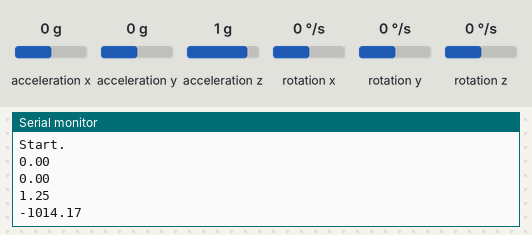
The sketch below on a simulated Arduino Uno, built with avr-gcc and run on an emulated ATmega328P. On the bench: the last lines printed to the serial monitor. Wiring (inferred from the names in the program): MPU-6050 motion sensor at I2C address 0x68. The test bench sets the inputs (shaded band); at power-on: acceleration z 1 g, rotation x 0 °/s, acceleration x 0 g, acceleration y 0 g, rotation y 0 °/s, rotation z 0 °/s.

Above: at 1.2 s.
1.3 s: acceleration z set to -1.4 g
At 2.6 s:
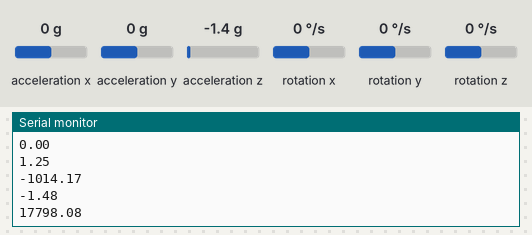
2.8 s: rotation x set to -192 °/s
At 3.3 s:
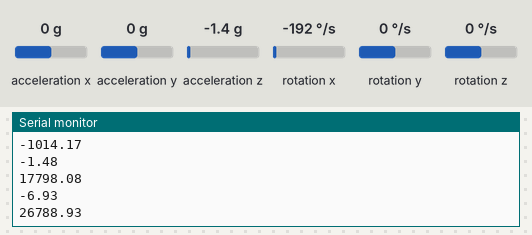
4.3 s: acceleration z set to -0.8 g
At 5.8 s:
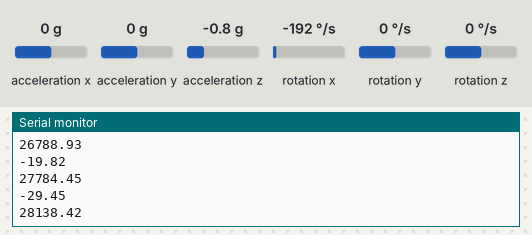
Timing chart, 0 to 7.3 s (numbered marks = the images above; inputs shaded):
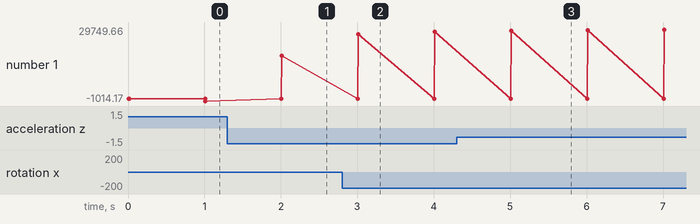

The sketch:

gy-86.ino
```cpp
#include <Wire.h>

#define CYC_INT 5
#define dt (0.001*CYC_INT)
const float g = 9.8;

const uint8_t MPU=0x68;  // I2C address of the MPU-6050
int16_t AcX,AcY,AcZ,Tmp,GyX,GyY,GyZ;

#define UTHETA 6.75038043e-7
#define UTHETAD (UTHETA/dt)
#define UGRAVITY 0.00055056179
//#define UGRAVITY 0.00086438201

// initial parameter
float th = 0.0;     // [rad]
float bi = 0.0;    // [rad/s]
float sxx = 1;    // [rad^2], initial variance of theta (about x3)
float sxy = 0;      // [rad rad/s]
float syy = 0.1;    // [(rad/s)^2], initial variance of bias
// tuning parameter
#define VAR_ACCEL 0.5 // [m/ss], std of acceleration
#define VAR_OMEGA 0.1 // [rad/s], variance of omega at 1 rad/s
float q = VAR_ACCEL*VAR_ACCEL;      // [(m/s)^2]
float alpha = VAR_OMEGA*VAR_OMEGA;  // [(rad/s)^2]
#define FORCE_NOISE 0.2 // [(m/ss)/N], 1N出すことによる加速度センサに乗るだろう標準偏差

void kalman(float o, float a, float f)
{
    // gyro
    float p_th, p_bi, p_sxx, p_syy, p_sxy;
    p_th=th, p_bi=bi, p_sxx=sxx, p_syy=syy, p_sxy=sxy;
    th = p_th + (o-p_bi)*dt;
    sxy = p_sxy - p_syy*dt;
    sxx = p_sxx + (alpha*o*o+p_syy)*dt*dt-2*p_sxy*dt;

    p_th=th, p_bi=bi, p_sxx=sxx, p_syy=syy, p_sxy=sxy;
    float k1 = g/(g*g*p_sxx+(q+FORCE_NOISE*f*f)), k2 = k1*g;
    th = p_th + k1*(a-g*sin(p_th))*p_sxx;
    bi = p_bi + k1*(a-g*sin(p_th))*p_sxy;
    sxx = p_sxx - k2*p_sxx*p_sxx;
    sxy = p_sxy - k2*p_sxx*p_sxy;
    syy = p_syy - k2*p_sxy*p_sxy;
}

// you can send only 4 character in control.
long t = 0;
void control() {
    Wire.beginTransmission(MPU);
    Wire.write(0x3B);  // starting with register 0x3B (ACCEL_XOUT_H)
    Wire.endTransmission();

    Wire.requestFrom((uint8_t)MPU,(uint8_t)14);  // request a total of 14 registers
    AcX=Wire.read()<<8|Wire.read();  // 0x3B (ACCEL_XOUT_H) & 0x3C (ACCEL_XOUT_L)
    AcY=Wire.read()<<8|Wire.read();  // 0x3D (ACCEL_YOUT_H) & 0x3E (ACCEL_YOUT_L)
    AcZ=Wire.read()<<8|Wire.read();  // 0x3F (ACCEL_ZOUT_H) & 0x40 (ACCEL_ZOUT_L)
    Tmp=Wire.read()<<8|Wire.read();  // 0x41 (TEMP_OUT_H) & 0x42 (TEMP_OUT_L)
    GyX=Wire.read()<<8|Wire.read();  // 0x43 (GYRO_XOUT_H) & 0x44 (GYRO_XOUT_L)
    GyY=Wire.read()<<8|Wire.read();  // 0x45 (GYRO_YOUT_H) & 0x46 (GYRO_YOUT_L)
    GyZ=Wire.read()<<8|Wire.read();  // 0x47 (GYRO_ZOUT_H) & 0x48 (GYRO_ZOUT_L)

    float o = GyX * UTHETAD;
    float a = AcZ * UGRAVITY;
    float f = 0;

    //if (t % 100 == 0){Serial.print(o*10000); Serial.print("\n");Serial.print(bi*10000); Serial.print("\n");}
    //if (t % 100 == 0){Serial.print(a); Serial.print("\n"); Serial.print(o*10000); Serial.print("\n");}
    if (t % 200 == 0){Serial.print(th); Serial.print("\n");Serial.print(bi*10000); Serial.print("\n");}

    //th += (o - bi)*dt;
    kalman(o, a, f);

    t++;
}

void setup(){
    Wire.begin();
    Wire.beginTransmission(MPU);
    Wire.write((uint8_t)0x6B);  // PWR_MGMT_1 register
    Wire.write((uint8_t)0);     // set to zero (wakes up the MPU-6050)
    Wire.endTransmission();
    Serial.begin(9600);
    Serial.print("Start.\n");
}

void loop(){
    static word time_last = 0;

    if ((int)((word)millis()-time_last)>=CYC_INT*2) {
        Serial.print("!");
    }
    if ((int)((word)millis()-time_last)>=CYC_INT) {
        control();
        time_last+=CYC_INT;
    }
}
```

Measured:
- after the input at 1.3 s, the serial monitor: prints a new line after 0.71 s (image 1)
- after the input at 2.8 s, the serial monitor: prints a new line after 0.21 s (image 2)
- after the input at 4.3 s, the serial monitor: prints a new line after 0.71 s (image 3)
- plotted number 1: -1014.17 → 17798.08 after the input at 1.3 s, 17798.08 → 27784.45 after the input at 2.8 s, 27784.45 → 29749.66 after the input at 4.3 s
